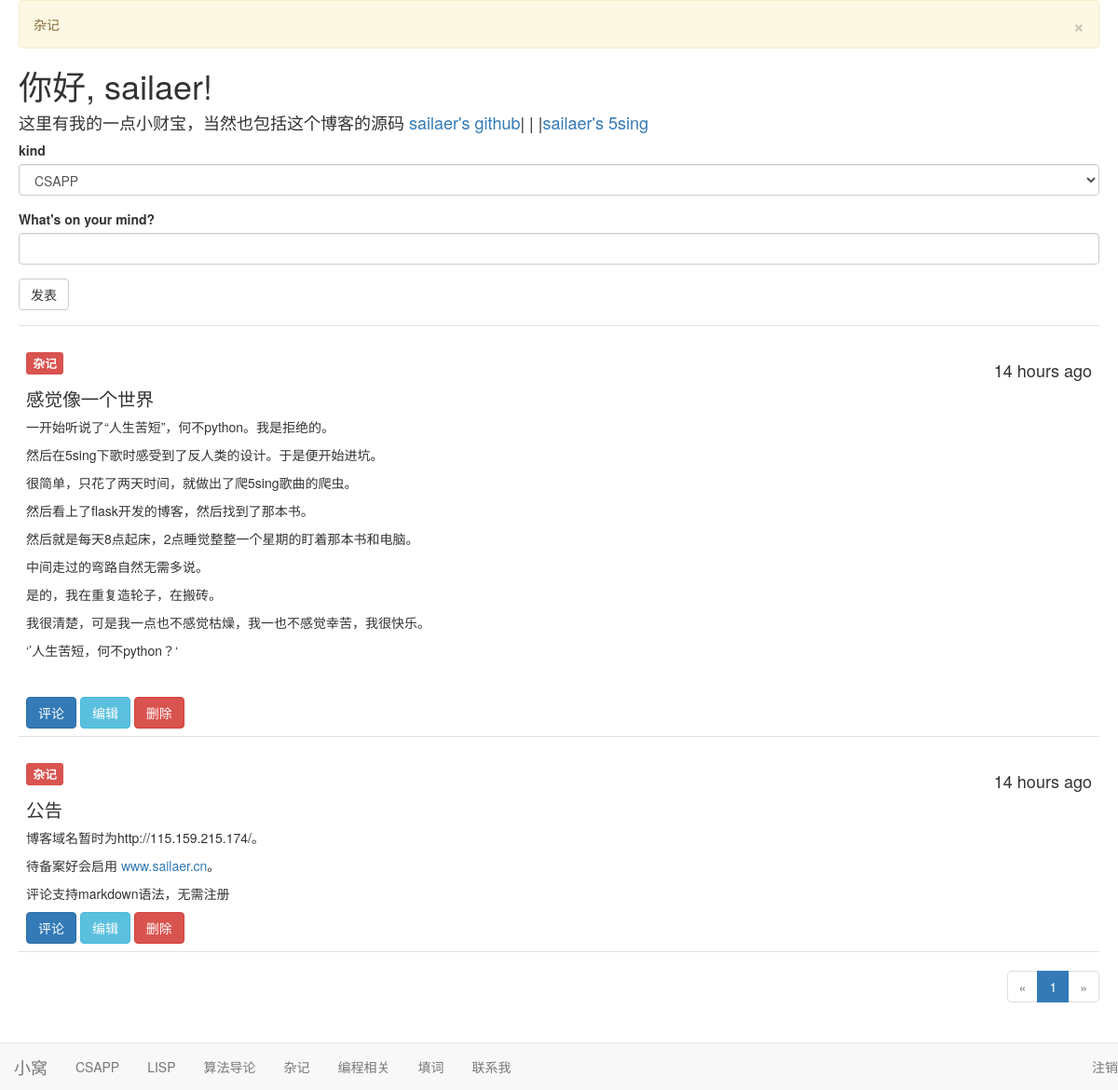
The page /kind/杂记 (signed in) on the database its author committed.
### app/models.py (models this page shows, shortened)
class User(UserMixin, db.Model):
    __tablename__ = 'users'
    id = db.Column(db.Integer, primary_key=True)
    username = db.Column(db.String(64), unique=True, index=True)
    password_hash = db.Column(db.String(128))
    confirmed = db.Column(db.Boolean, default=True)
    administrator = db.Column(db.Boolean, default=False)
    posts = db.relationship('Post', backref = 'author', lazy = 'dynamic')
    comments = db.relationship('Comment', backref='author', lazy='dynamic')
    def is_administrator(self):
        return self.administrator
    @property
    def password(self):
        raise AttributeError('password is not a readable attribute')

class Post(db.Model):
    __tablename__ = 'posts'
    id = db.Column(db.Integer, primary_key=True)
    kind = db.Column(db.Text)
    body = db.Column(db.Text)
    body_html = db.Column(db.Text)
    timestamp = db.Column(db.DateTime, index=True, default=datetime.utcnow)
    author_id = db.Column(db.Integer, db.ForeignKey('users.id'))
    comments = db.relationship('Comment', backref = 'post', lazy ='dynamic')

### app/main/views.py (the view)
@main.route('/kind/<kind>', methods=['GET', 'POST'])
def kind(kind):
    form = PostForm()
    flash(kind)
    if current_user.is_administrator and \
            form.validate_on_submit():
        post = Post(body=form.body.data,
                    author=current_user._get_current_object(),
                    kind = form.kind.data)
        db.session.add(post)
        return redirect(url_for('.index'))
    page = request.args.get('page', 1, type=int)
    pagination = Post.query.filter_by(kind = kind).order_by(Post.timestamp.desc()).paginate(
        page, per_page=current_app.config['FLASKY_POSTS_PER_PAGE'],
        error_out=False)
    posts = pagination.items
    return render_template('index.html', form=form, posts=posts,
                           pagination=pagination)

### app/main/forms.py
class PostForm(Form):
    kind = SelectField(u'kind', choices = [('CSAPP', 'CSAPP'), ('LISP', 'LISP'), ('算法导论', '算法导论'), ('杂记', '杂记'),('编程相关','编程相关'),('填词', '填词')] )
    body = PageDownField("What's on your mind?", validators=[Required()])
    submit = SubmitField('发表')

### app/auth/views.py (called while the page is built)
@auth.before_app_request
def before_request():
    if current_user.is_authenticated \
            and not current_user.confirmed \
            and request.endpoint[:5] != 'auth.' \
            and request.endpoint != 'static':
        return redirect(url_for('auth.unconfirmed'))

### app/models.py (called while the page is built)
@login_manager.user_loader
def load_user(user_id):
    return User.query.get(int(user_id))

### app/templates/index.html (shortened to what this page needs)
{% extends "base.html" %}
{% import "bootstrap/wtf.html" as wtf %}
{% import "_macros.html" as macros %}
{% block page_content %}
    <div>
        <h1>你好, {% if current_user.is_authenticated %}{{ current_user.username }}{% else %}迷途中的人{% endif %}!</h1>
        <h4>这里有我的一点小财宝，当然也包括这个博客的源码 <a href="https://github.com/sailaer">sailaer's github</a>| | |<a href="http://5sing.kugou.com/sailaer/default.html">sailaer's 5sing </a></h4>
    </div>
    <div class="">
        {% if current_user.is_administrator() %}
            {{ wtf.quick_form(form, extra_classes = 'div.post.from')}}
        {% endif %}
    </div>
    {% include '_posts.html' %}
    {% if pagination %}
        <div class="pagination">
            {{ macros.pagination_widget(pagination, '.index') }}
        </div>
    {% endif %}
{% endblock %}

### app/templates/_posts.html (shortened to what this page needs)
<ul class="posts">
    {% for post in posts %}
        <li class="post">
            <div class="post-content">
                <div class="post-date"><h4>{{ moment(post.timestamp).fromNow() }}</h4></div>
                <div class="post-body">
                 <h3><span class="label label-danger">{{ post.kind }}</span></h3>
                    {% if post.body_html %}
                        <p>{{ post.body_html| safe}}</p>
                    {% else %}
                        {{ post.body }}
                    {% endif %}
                </div>
                <a href="{{ url_for('.post', id = post.id) }}">
                    <button type="submit" class="btn btn-primary">评论</button>
                </a>
                {% if current_user.administrator%}
                    <a href="{{ url_for('.edit', id = post.id) }}">
                        <button class="btn btn-info" type="submit">编辑</button>
                    </a>
                    <a href="{{ url_for('.delete', id = post.id) }}">
                        <button class="btn btn-danger" type="submit">删除</button>
                    </a>
                {% endif %}
            </div>
        </li>
    {% endfor %}
</ul>

### app/static/styles.css (style rules this page uses)
ul.posts { list-style-type: none; padding: 0px; margin: 16px 0px 0px 0px; border-top: 1px solid #e0e0e0; }
ul.posts li.post { padding: 8px; border-bottom: 1px solid #e0e0e0; }
div.post-date { float: right; }
div.post-content { margin-left: 0px; min-height: 45px; }
div.pagination { width: 100%; text-align: right; padding: 0px; margin: 0px; }
.post-body h1 { font-size: 140%; }
.post-body h3 { font-size: 120%; }
body { padding-bottom: 70px; margin-left: 20px; margin-right: 20px; }

### rows shown on the page
User: username "sailaer"
Post: timestamp "14 hours ago", kind "杂记", body_html "感觉像一个世界 一开始听说了“人生苦短”，何不python。我是拒绝的。 然后在5sing下歌时感受到了反人类的设计。于是便开始进坑。 很简单，只花了两天时间，就做出了爬5sing歌曲的爬虫。 然后看上了flask开发的博客，然后找到了那本书。 然后就是每天8点起床，2点睡觉整整一个星期的盯着那本书和电脑。 中间走过的弯路自然无需多说。 是的，我在重复造轮子，在搬砖。 我很清楚，可是我一点也不感觉枯燥，我一也不感觉幸苦，我很快乐。 ‘’人生苦短，何不python？‘"
Post: timestamp "14 hours ago", kind "杂记", body_html "公告 博客域名暂时为http://115.159.215.174/。 待备案好会启用 www.sailaer.cn 。 评论支持markdown语法，无需注册"

### other values the page prints
{{ message }} "杂记"
{{ p }} "1"
